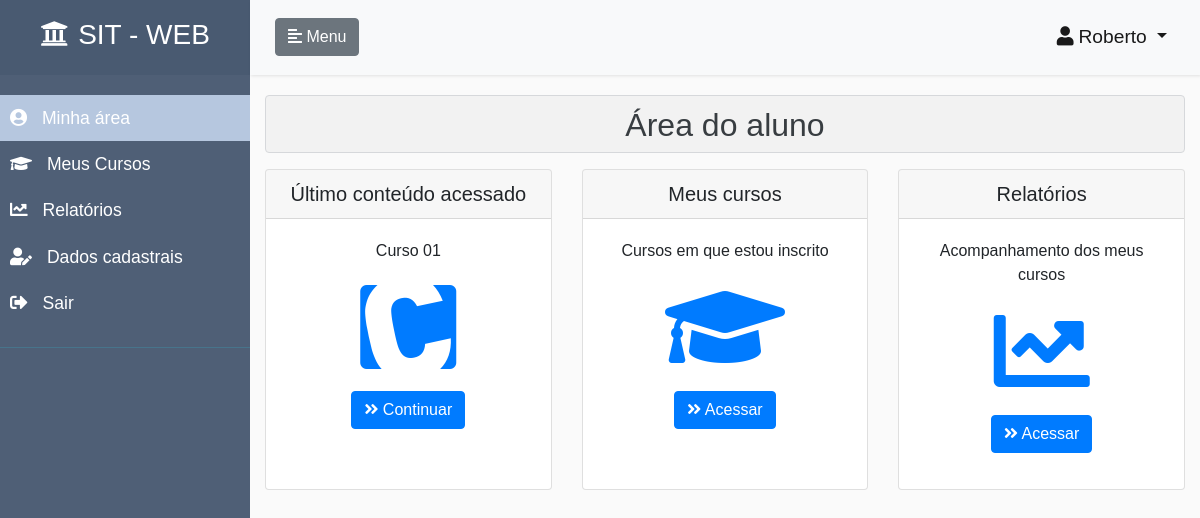
Page /area-usuario/ (signed in) on the earlier database version.
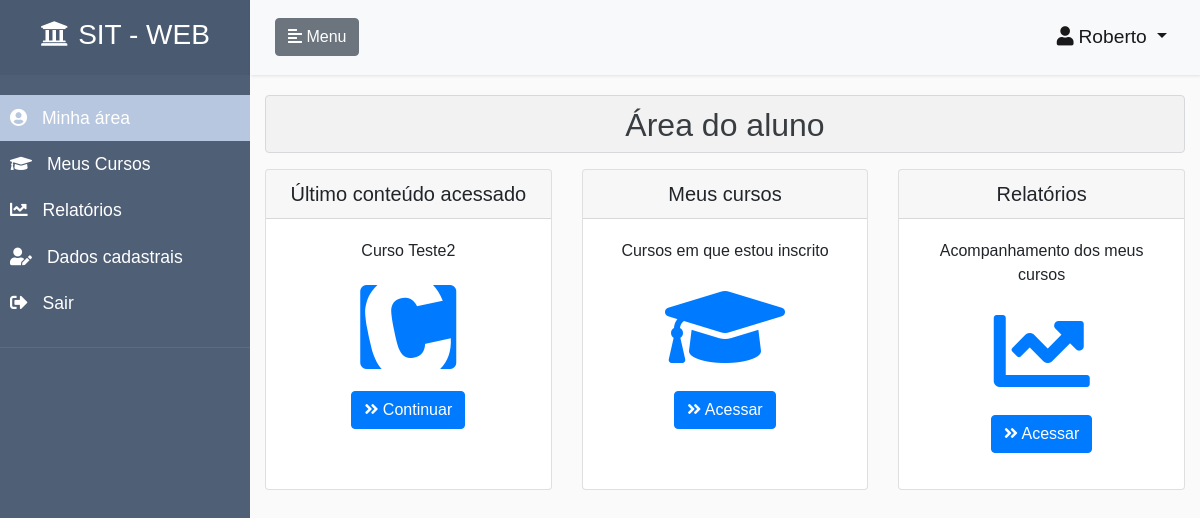
Same page on the later database version.
### core/models.py (models this page shows, shortened)
class Curso(models.Model):
    objects = CursoManager()
    titulo = models.CharField(
        unique=True,
        max_length=70,
        verbose_name=u"título",
        help_text=u"Indique o título do curso"
    )
    categoria = models.ForeignKey(
        Categoria,
        on_delete=models.CASCADE,
        help_text=u"Selecione a categoria do curso"
    )
    usuario = models.ForeignKey(
        AUTH_USER_MODEL,
        on_delete=models.CASCADE
    )
    nome_instrutor = models.CharField(
        null=True,
        verbose_name=u"Nome do instrutor",
        help_text=u"Indique o nome do instrutor do curso",
        blank=True,
        max_length=50
    )
    palavras_chaves = models.CharField(
        max_length=150,
        verbose_name=u"Palavras-chave",
        help_text=u"Indique palavras-chave para o curso",
        null=True,
        blank=True
    )
    descricao = models.TextField(
        max_length=250,
        verbose_name=u"descrição",
        help_text=u"Indique uma descrição para o curso",
        null=True,
        blank=True
    )
    publicado = models.BooleanField(
        default=False,
        help_text=u"Indique o status de publicação do curso no sistema",
    )
    data_publicado = models.DateTimeField(
        null=True,
        blank=True
    )
    data_criacao = models.DateTimeField(
        auto_now_add=True,
        null=True,
        blank=True
    )
    data_atualizacao = models.DateTimeField(
        auto_now=True,
        null=True,
        blank=True
    )
    class Meta:
        verbose_name = "Curso"
        verbose_name_plural = "Cursos"
    class CustomMeta:
        ordering_field = 'titulo'
        search_fields = ['titulo', 'categoria__titulo', 'usuario__first_name',
                         'nome_instrutor', 'palavras_chaves', 'descricao']

### core/views.py (the view, shortened to what this page needs)
# urls.py: path('area-usuario/',                       areaUsuarioView,                                name='area-usuario'),
@login_required
def areaUsuarioView(request):
    perfil_aluno = False
    perfil_instrutor = False
    perfil_administrador = False
    if request.user.tem_perfil_aluno():
        perfil_aluno = True
    if request.user.tem_perfil_administrador():
        perfil_administrador = True
    if request.user.tem_perfil_instrutor():
        perfil_instrutor = True
    if perfil_aluno:
        dict_ultimo_conteudo = {}
        dict_ultimo_conteudo['objeto_ultimo_conteudo'] = None
        inscricao_ultimo_conteudo_acessado = Inscricao.objects.\
            obtem_url_ultimo_conteudo_acessado_usuario(
                usuario=request.user
            )
        if inscricao_ultimo_conteudo_acessado.count() == 1:
            url = inscricao_ultimo_conteudo_acessado[0].ultimo_conteudo_acessado
            dict_ultimo_conteudo['url'] = url
            objeto_ultimo_conteudo = obtem_objeto_conteudo_pela_url(url)
            dict_ultimo_conteudo[
                'objeto_ultimo_conteudo'] = objeto_ultimo_conteudo
            if objeto_ultimo_conteudo is not None:
                dict_ultimo_conteudo['curso_titulo'] = \
                    inscricao_ultimo_conteudo_acessado[0].curso.titulo
                dict_ultimo_conteudo['unidade'] = \
                    objeto_ultimo_conteudo.unidade.titulo
        return render(
            request,
            'core/area-usuario.html',
            {
                'dict_ultimo_conteudo': dict_ultimo_conteudo,
                'perfil_aluno': True,
                'menu_inicio': True,
                'menu_meus_cursos': False,
                'menu_cadastros': False,
                'menu_relatorios': False,
                'menu_usuarios': False,
                'menu_dados_cadastrais': False,
            }
        )

### accounts/models.py (called while the page is built)
    def tem_perfil_aluno(self):
        if self.perfil == self.ALUNO:
            return True
        return False

    def tem_perfil_instrutor(self):
        if self.perfil == self.INSTRUTOR:
            return True
        return False

    def tem_perfil_administrador(self):
        if self.perfil == self.ADMINISTRADOR or self.is_staff:
            return True
        return False

### core/managers.py (called while the page is built)
    def obtem_url_ultimo_conteudo_acessado_usuario(self, usuario):
        inscricao = self.filter(
            usuario=usuario
        ).order_by('-data_ultimo_conteudo_acessado')[:1]
        return inscricao

### core/templates/core/area-usuario.html (shortened to what this page needs)
{% extends 'pagina-inicial.html' %}
{% load crispy_forms_tags %}
{% load static %}
{% block head %}
    <link rel="stylesheet" href="{% static 'css/styles.css' %}">
{% endblock %}
{% block content_page %}
    <div class="alert alert-secondary" role="alert" style="background-color: rgba(0,0,0,.03); padding: 0; margin-left: 0px; margin-right: 0px;">
        <h2 class="text-center" style="margin-top: 10px;">Área do aluno</h2>
    </div>
    <div style="margin: 0px">
        <div class="row">
            {% if dict_ultimo_conteudo.objeto_ultimo_conteudo != None %}
            <div class="col-sm-4" style="margin-bottom: 20px;">
                <div class="card card-curso h-100 ">
                    <div class="card-header">
                        <h5 class="text-center" style="margin: 0; padding: 0;">Último conteúdo acessado</h5>
                    </div>
                    <div class="card-body">
                        <div class="col text-center">
                            <p class="col text-center">{{ dict_ultimo_conteudo.curso_titulo }}</p>
                            <i class="fab fa-contao " style="font-size: 6em; color: #007bff;"></i>
                        </div>
                        <p>
                            <div class="col text-center">
                                <a href="/{{ dict_ultimo_conteudo.url }}" class="btn btn-primary" role="button" title="Clique aqui para continuar no último conteúdo que parou">
                                    <i class="fas fa-angle-double-right class-icone-button"></i>
                                        Continuar
                                </a>
                            </div>
                        </p>
                    </div>
                </div>
            </div>
            {% endif %}
            <div class="col-sm-4" style="margin-bottom: 20px;">
                <div class="card card-curso h-100 ">
                    <div class="card-header">
                        <h5 class="text-center" style="margin: 0; padding: 0;">Meus cursos</h5>
                    </div>
                    <div class="card-body">
                        <div class="col text-center">
                            <p class="card-text text-center">Cursos em que estou inscrito</p>
                            <i class="fas fa-graduation-cap" style="font-size: 6em; color: #007bff;"></i>
                        </div>
                        <p>
                            <div class="col text-center">
                                <a href="/meus-cursos/" class="btn btn-primary" role="button" title="Acessa lista de cursoss em quem você está inscrito">
                                    <i class="fas fa-angle-double-right class-icone-button"></i>
                                        Acessar
                                </a>
                            </div>
                        </p>
                    </div>
                </div>
            </div>
            <div class="col-sm-4" style="margin-bottom: 20px;">
                <div class="card card-curso h-100 ">
                    <div class="card-header">
                        <h5 class="text-center" style="margin: 0; padding: 0;">Relatórios</h5>
                    </div>
                    <div class="card-body">
                        <div class="col text-center">
                            <p class="card-text text-center">Acompanhamento dos meus cursos</p>
                            <i class="fas fa-chart-line" style="font-size: 6em; color: #007bff;"></i>
                        </div>
                        <p>
                            <div class="col text-center">
                                <a href="/relatorio-acompanhamento/" class="btn btn-primary" role="button" title="Acessa página de relatórios de acompanhamento">
                                    <i class="fas fa-angle-double-right class-icone-button"></i>
                                        Acessar
                                </a>
                            </div>
                        </p>
                    </div>
                </div>
            </div>
        </div>
    </div>
{% endblock %}

Differences in the rows shown:
no longer on this page (row unchanged): Curso: curso_titulo "Curso 01"
now on this page (row edited): Curso: curso_titulo "Curso Teste2"
